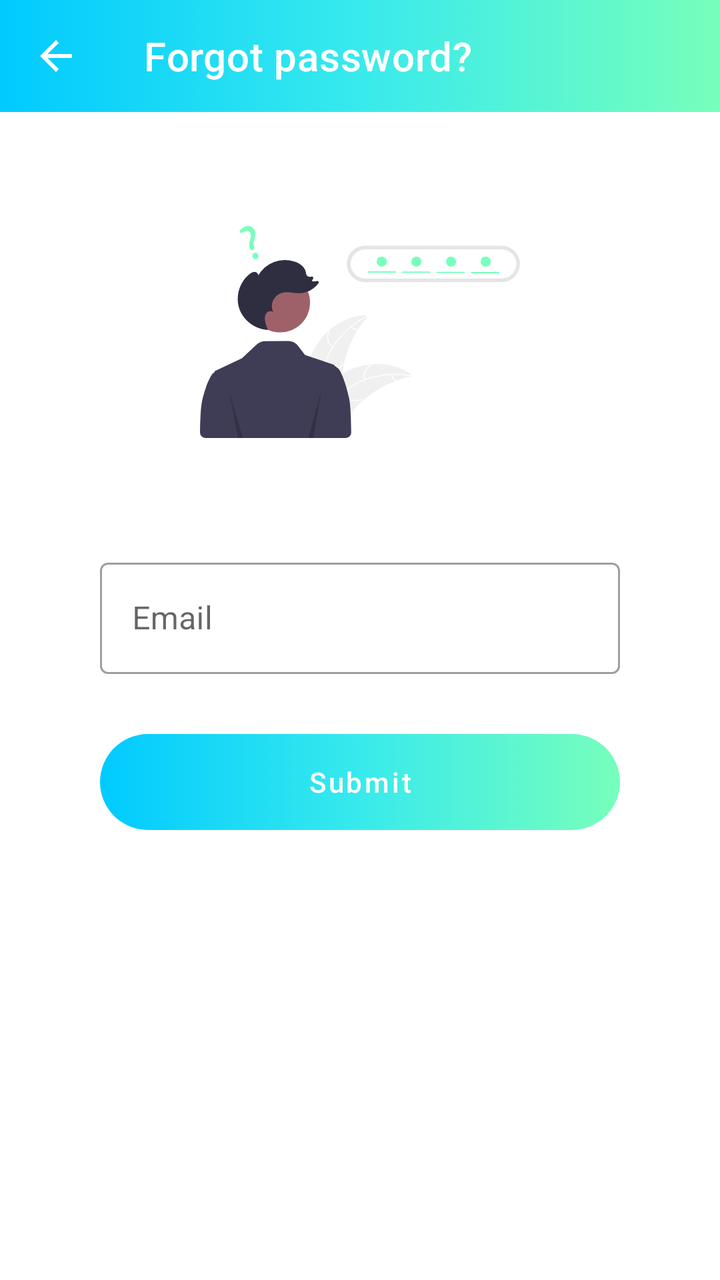
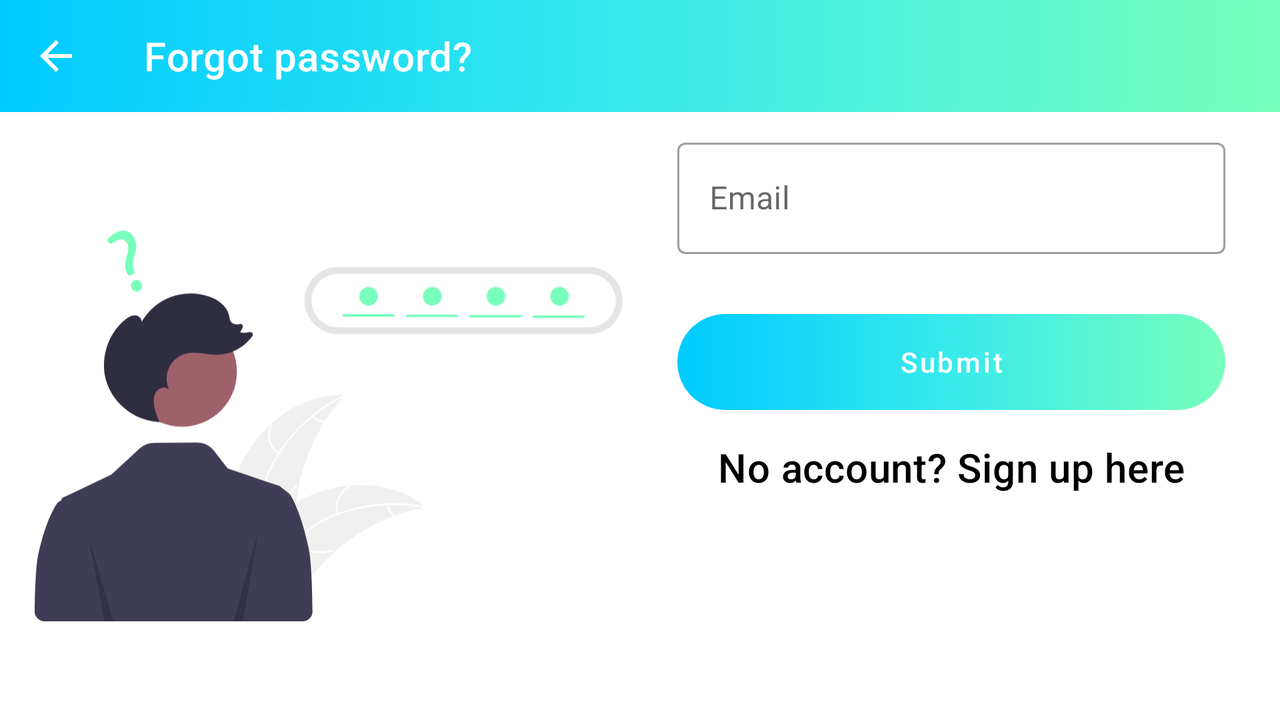

The same Android screen from two of the app's own layout files: first res/layout/ as a phone draws it, then the repository's variant for another configuration, drawn on a device whose configuration selects that folder. Both files follow.
<!-- AndroidManifest.xml: application theme Theme.ClickToRun -->
<!-- res/layout/fragment_forget_password.xml -->
<?xml version="1.0" encoding="utf-8"?>
<androidx.core.widget.NestedScrollView xmlns:android="http://schemas.android.com/apk/res/android"
    xmlns:app="http://schemas.android.com/apk/res-auto"
    xmlns:tools="http://schemas.android.com/tools"
    android:layout_width="match_parent"
    android:layout_height="match_parent"
    android:background="?attr/colorSurface"
    android:fillViewport="true"
    tools:context=".ui.fragments.auth.ForgetPasswordFragment">

    <androidx.constraintlayout.widget.ConstraintLayout
        android:layout_width="match_parent"
        android:layout_height="match_parent">

        <com.google.android.material.appbar.AppBarLayout
            android:id="@+id/toolbarContainer"
            android:layout_width="match_parent"
            android:layout_height="wrap_content"
            android:background="@drawable/custom_gradient_background"
            android:theme="@style/Theme.ClickToRun.ToolbarOverlay"
            app:layout_constraintTop_toTopOf="parent">

            <androidx.appcompat.widget.Toolbar
                android:id="@+id/toolbar"
                android:layout_width="match_parent"
                android:layout_height="?attr/actionBarSize"
                app:navigationIcon="?attr/homeAsUpIndicator"
                app:title="Forgot password?" />
        </com.google.android.material.appbar.AppBarLayout>


        <ImageView
            android:id="@+id/brand"
            android:layout_width="0dp"
            android:layout_height="0dp"
            android:layout_marginHorizontal="100dp"
            android:layout_marginTop="30dp"
            android:src="@drawable/ic_forget_password_page"
            app:layout_constraintBottom_toTopOf="@id/emailInput"
            app:layout_constraintDimensionRatio="H,1:1"
            app:layout_constraintEnd_toEndOf="parent"
            app:layout_constraintStart_toStartOf="parent"
            app:layout_constraintTop_toBottomOf="@id/toolbarContainer" />

        <com.google.android.material.textfield.TextInputLayout
            android:id="@+id/emailInput"
            style="@style/Widget.MaterialComponents.TextInputLayout.OutlinedBox"
            android:layout_width="0dp"
            android:layout_height="wrap_content"
            android:layout_marginHorizontal="50dp"
            android:layout_marginTop="30dp"
            app:layout_constraintEnd_toEndOf="parent"
            app:layout_constraintStart_toStartOf="parent"
            app:layout_constraintTop_toBottomOf="@id/brand"
            app:startIconDrawable="@drawable/ic_baseline_email_24">

            <com.google.android.material.textfield.TextInputEditText
                android:layout_width="match_parent"
                android:layout_height="match_parent"
                android:hint="Email" />
        </com.google.android.material.textfield.TextInputLayout>

        <Button
            android:id="@+id/btnSendEmail"
            style="@style/Widget.MaterialComponents.Button.UnelevatedButton"
            android:layout_width="0dp"
            android:layout_height="wrap_content"
            android:layout_marginTop="30dp"
            android:background="@drawable/custom_button_background"
            android:text="Submit"
            android:textAllCaps="false"
            app:backgroundTint="@null"
            app:layout_constraintEnd_toEndOf="@id/emailInput"
            app:layout_constraintStart_toStartOf="@id/emailInput"
            app:layout_constraintTop_toBottomOf="@id/emailInput" />

        <RelativeLayout
            android:id="@+id/progress"
            android:layout_width="match_parent"
            android:layout_height="0dp"
            android:background="@color/overlay"
            android:visibility="gone"
            app:layout_constraintBottom_toBottomOf="parent"
            app:layout_constraintTop_toBottomOf="@id/toolbarContainer">

            <ProgressBar
                android:layout_width="wrap_content"
                android:layout_height="wrap_content"
                android:layout_centerInParent="true" />
        </RelativeLayout>
    </androidx.constraintlayout.widget.ConstraintLayout>

</androidx.core.widget.NestedScrollView>
<!-- resources referenced by this layout -->
<resources>
  <color name="overlay">#9C000000</color>
  <!-- drawable custom_button_background (drawable) -->
  <?xml version="1.0" encoding="utf-8"?>
  <selector xmlns:android="http://schemas.android.com/apk/res/android">
      <item android:state_enabled="true">
          <ripple android:color="#407F9597">
              <item android:state_pressed="false">
                  <shape android:shape="rectangle">
                      <gradient android:centerColor="#38EAEC" android:endColor="@color/secondary" android:startColor="@color/primary" />
                      <corners android:radius="32dp" />
                  </shape>
              </item>
          </ripple>
      </item>
      <item android:state_enabled="false">
          <shape android:shape="rectangle">
              <gradient android:centerColor="#28A5A6" android:endColor="#4BA578" android:startColor="#007998" />
              <corners android:radius="32dp" />
          </shape>
      </item>
  </selector>
  <!-- drawable custom_gradient_background (drawable) -->
  <?xml version="1.0" encoding="utf-8"?>
  <selector xmlns:android="http://schemas.android.com/apk/res/android">
      <item android:state_pressed="false">
          <shape android:shape="rectangle">
              <gradient android:centerColor="#38EAEC" android:endColor="@color/secondary" android:startColor="@color/primary" />
          </shape>
      </item>
  </selector>
  <!-- drawable ic_forget_password_page: vector/xml drawable (drawable, 9037 chars, omitted) -->
  <style name="Theme.ClickToRun.ToolbarOverlay" parent="Theme.ClickToRun">
          <item name="android:textColorPrimary">@color/white</item>
          <item name="colorControlNormal">@color/white</item>
          <item name="colorControlHighlight">#4DFFFFFF</item>
      </style>
  <style name="Theme.ClickToRun" parent="Theme.MaterialComponents.DayNight.NoActionBar">
          <item name="colorPrimary">@color/primary</item>
          <item name="colorPrimaryVariant">@color/primary_variant</item>
          <item name="colorOnPrimary">@color/white</item>
          <item name="android:textColorSecondary">@color/black</item>
          <item name="android:textColorPrimary">@color/black</item>
          <item name="colorSecondary">@color/secondary</item>
          <item name="colorOnSecondary">@color/black</item>
          <item name="android:statusBarColor" tools:targetApi="l">?attr/colorPrimaryVariant</item>
          <item name="android:windowAnimationStyle">@null</item>
      </style>
  <color name="secondary">#77ffbb</color>
  <color name="primary">#00caff</color>
  <color name="white">#FFFFFFFF</color>
  <color name="primary_variant">#039EC6</color>
  <color name="black">#FF000000</color>
</resources>
<!-- res/layout-land/fragment_forget_password.xml (the repository's variant of the layout above) -->
<!-- drawn on the phone turned sideways -->
<?xml version="1.0" encoding="utf-8"?>
<androidx.constraintlayout.widget.ConstraintLayout xmlns:android="http://schemas.android.com/apk/res/android"
    xmlns:app="http://schemas.android.com/apk/res-auto"
    xmlns:tools="http://schemas.android.com/tools"
    android:layout_width="match_parent"
    android:layout_height="match_parent"
    android:background="?attr/colorSurface"
    tools:context=".ui.fragments.auth.ForgetPasswordFragment">

    <com.google.android.material.appbar.AppBarLayout
        android:id="@+id/toolbarContainer"
        android:layout_width="match_parent"
        android:layout_height="wrap_content"
        android:background="@drawable/custom_gradient_background"
        android:theme="@style/Theme.ClickToRun.ToolbarOverlay"
        app:layout_constraintTop_toTopOf="parent">

        <androidx.appcompat.widget.Toolbar
            android:id="@+id/toolbar"
            android:layout_width="match_parent"
            android:layout_height="?attr/actionBarSize"
            app:navigationIcon="?attr/homeAsUpIndicator"
            app:title="Forgot password?" />
    </com.google.android.material.appbar.AppBarLayout>

    <ImageView
        android:id="@+id/brand"
        android:layout_width="0dp"
        android:layout_height="0dp"
        android:layout_marginTop="10dp"
        android:src="@drawable/ic_forget_password_page"
        app:layout_constraintBottom_toBottomOf="parent"
        app:layout_constraintDimensionRatio="H,1:1"
        app:layout_constraintEnd_toStartOf="@id/form"
        app:layout_constraintStart_toStartOf="parent"
        app:layout_constraintTop_toBottomOf="@id/toolbarContainer" />

    <androidx.core.widget.NestedScrollView
        android:id="@+id/form"
        android:layout_width="0dp"
        android:layout_height="0dp"
        android:fillViewport="true"
        app:layout_constraintBottom_toBottomOf="parent"
        app:layout_constraintEnd_toEndOf="parent"
        app:layout_constraintStart_toEndOf="@id/brand"
        app:layout_constraintTop_toTopOf="@id/brand">

        <androidx.constraintlayout.widget.ConstraintLayout
            android:layout_width="match_parent"
            android:layout_height="wrap_content"
            android:layout_marginHorizontal="10dp">

            <com.google.android.material.textfield.TextInputLayout
                android:id="@+id/emailInput"
                style="@style/Widget.MaterialComponents.TextInputLayout.OutlinedBox"
                android:layout_width="match_parent"
                android:layout_height="wrap_content"
                app:layout_constraintTop_toTopOf="parent"
                app:startIconDrawable="@drawable/ic_baseline_email_24">

                <com.google.android.material.textfield.TextInputEditText
                    android:layout_width="match_parent"
                    android:layout_height="match_parent"
                    android:hint="Email" />
            </com.google.android.material.textfield.TextInputLayout>

            <Button
                android:id="@+id/btnSendEmail"
                style="@style/Widget.MaterialComponents.Button.UnelevatedButton"
                android:layout_width="0dp"
                android:layout_height="wrap_content"
                android:layout_marginTop="30dp"
                android:background="@drawable/custom_button_background"
                android:text="Submit"
                android:textAllCaps="false"
                app:backgroundTint="@null"
                app:layout_constraintEnd_toEndOf="@id/emailInput"
                app:layout_constraintStart_toStartOf="@id/emailInput"
                app:layout_constraintTop_toBottomOf="@id/emailInput" />

            <TextView
                android:id="@+id/linkSignUp"
                style="@style/TextAppearance.MaterialComponents.Headline6"
                android:layout_width="wrap_content"
                android:layout_height="wrap_content"
                android:layout_marginTop="15dp"
                android:text="No account? Sign up here"
                app:layout_constraintEnd_toEndOf="@id/btnSendEmail"
                app:layout_constraintStart_toStartOf="@id/btnSendEmail"
                app:layout_constraintTop_toBottomOf="@id/btnSendEmail" />
        </androidx.constraintlayout.widget.ConstraintLayout>
    </androidx.core.widget.NestedScrollView>


    <RelativeLayout
        android:id="@+id/progress"
        android:layout_width="match_parent"
        android:layout_height="0dp"
        android:background="@color/overlay"
        android:visibility="gone"
        app:layout_constraintBottom_toBottomOf="parent"
        app:layout_constraintTop_toBottomOf="@id/toolbarContainer">

        <ProgressBar
            android:layout_width="wrap_content"
            android:layout_height="wrap_content"
            android:layout_centerInParent="true" />
    </RelativeLayout>

</androidx.constraintlayout.widget.ConstraintLayout>
